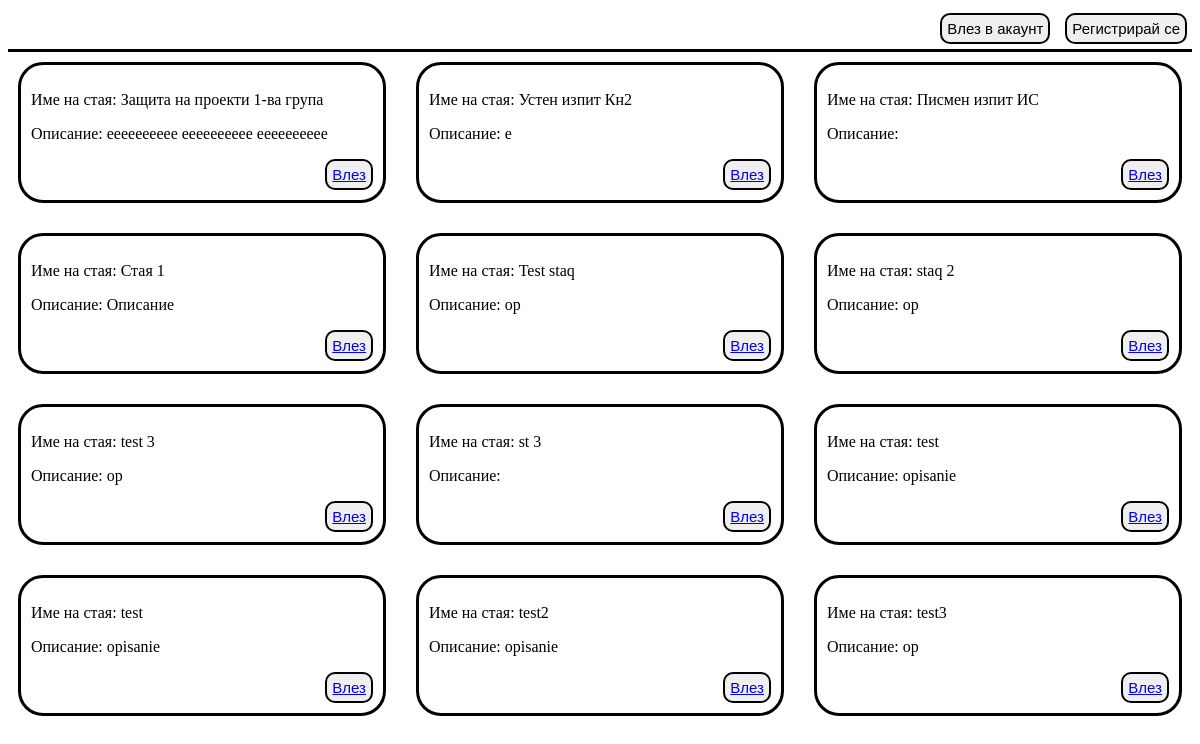
The page /lobby/lobby.php on the database as committed earlier.
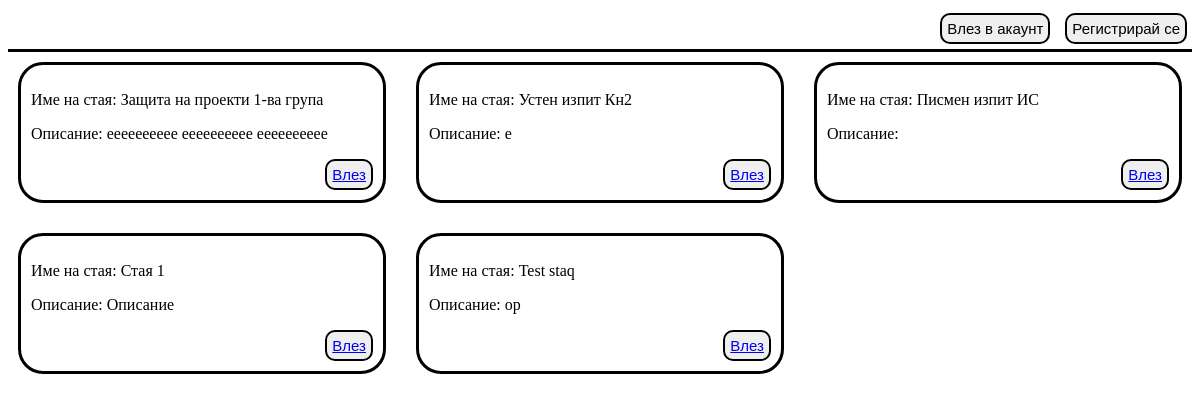
The same page on the database as committed later.
### tables this page shows
CREATE TABLE `rooms` (
  `room_id` int(11) NOT NULL,
  `creator_id` int(11) NOT NULL,
  `moderator_id` int(11) NOT NULL,
  `name` varchar(100) NOT NULL,
  `description` varchar(400) NOT NULL,
  `type` enum('project_defense','referat','mark','') DEFAULT NULL,
  `url` varchar(400) DEFAULT NULL,
  `meeting_password` varchar(100) DEFAULT NULL,
  `break_until` datetime DEFAULT NULL
);

### lobby/lobby.php (the view, shortened to what this page needs)
<!DOCTYPE html>
<html>
<head>
    <link rel="stylesheet" href="../lobby/lobby.css">
</head>
<body>
<header>
    <?php if(!isset($_SESSION["name"])) : ?>
    <form method="get" action="../registration/registration.php">
            <button  type="submit" class="registration_button">Регистрирай се</button>
    </form>
    <form method="get" action="../login/login.php">
        <button type="submit" class="login_button">Влез в акаунт</button>
    </form>
    <?php endif; ?>
</header>
<div class="rooms_list">
<?php
$db = Database::getInstance();
$pdo = $db->getConnection();
$query = 'SELECT name, description, room_id FROM rooms';
$statements = $pdo->query($query);
$rows = $statements->fetchAll(PDO::FETCH_ASSOC);
if($rows){
    foreach($rows as $row){
        echo "<div class=\"room\">
        <p>Име на стая: {$row['name']}</p>
        <p>Описание: {$row['description']}</p>
        <button class=\"join_button\" type=\"button\"><a href=\"../room/queue.php?room={$row['room_id']}\">Влез</a></button>
        </div>";
    }
}
?>
</div>
</body>
</html>

### lobby/lobby.css (style rules this page uses)
body { margin: 10; padding: 10; }
header { overflow:auto; border-bottom-style: solid; border-bottom-width: 3px; }
.rooms_list { display: grid; grid-template-columns: repeat(3, 1fr); gap: 10px; grid-auto-rows: minmax(100px, auto); }
.room { border-style: solid; border-radius: 25px; padding: 10px; margin: 10px; }
.join_button { font-size: 15px; border-radius: 10px; padding: 5px; border: 2px solid; float:right; }
.login_button { display: inline; font-size: 15px; border-radius: 10px; padding: 5px; border: 2px solid; float:right; margin:5px; margin-right: 10px; }
.registration_button, .exit_button { display: inline-block; font-size: 15px; border-radius: 10px; padding: 5px; border: 2px solid; float:right; margin: 5px; }

Rows that differ between the two databases and show on the page:
removed rooms: name "staq 2", description "op"
removed rooms: name "test 3", description "op"
removed rooms: name "st 3"
removed rooms: name "test", description "opisanie"
removed rooms: name "test", description "opisanie"
removed rooms: name "test2", description "opisanie"
removed rooms: name "test3", description "op"
